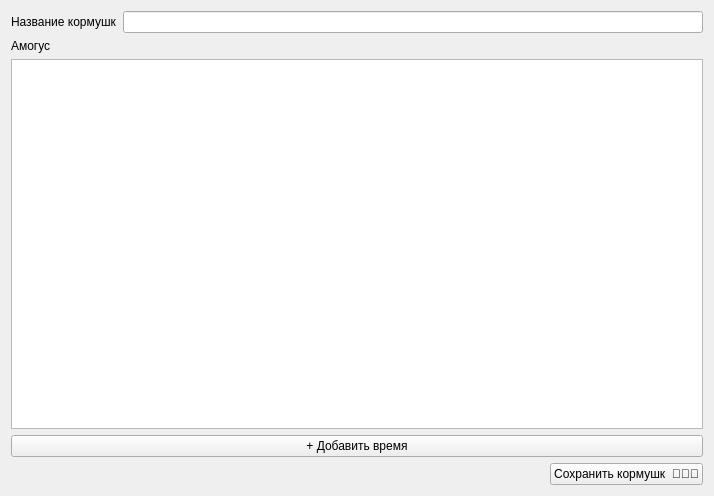
<?xml version="1.0" encoding="UTF-8"?>
<ui version="4.0">
 <class>KormushkSettings</class>
 <widget class="QWidget" name="KormushkSettings">
  <property name="geometry">
   <rect>
    <x>0</x>
    <y>0</y>
    <width>714</width>
    <height>496</height>
   </rect>
  </property>
  <property name="windowTitle">
   <string>Form</string>
  </property>
  <property name="windowIcon">
   <iconset theme="QIcon::ThemeIcon::AudioCard"/>
  </property>
  <layout class="QGridLayout" name="gridLayout">
   <item row="3" column="0" colspan="2">
    <widget class="QPushButton" name="pushButton_2">
     <property name="text">
      <string>+ Добавить время</string>
     </property>
    </widget>
   </item>
   <item row="0" column="1">
    <widget class="QLineEdit" name="lineEdit"/>
   </item>
   <item row="1" column="0">
    <widget class="QLabel" name="label_2">
     <property name="text">
      <string>Амогус</string>
     </property>
    </widget>
   </item>
   <item row="0" column="0">
    <widget class="QLabel" name="label">
     <property name="text">
      <string>Название кормушк</string>
     </property>
    </widget>
   </item>
   <item row="4" column="0" colspan="2">
    <layout class="QHBoxLayout" name="horizontalLayout">
     <item>
      <spacer name="horizontalSpacer">
       <property name="orientation">
        <enum>Qt::Horizontal</enum>
       </property>
       <property name="sizeHint" stdset="0">
        <size>
         <width>40</width>
         <height>20</height>
        </size>
       </property>
      </spacer>
     </item>
     <item>
      <widget class="QPushButton" name="pushButton">
       <property name="text">
        <string>Сохранить кормушк  🥺🥺🥺</string>
       </property>
      </widget>
     </item>
    </layout>
   </item>
   <item row="2" column="0" colspan="2">
    <widget class="QListWidget" name="listWidget"/>
   </item>
  </layout>
 </widget>
 <resources/>
 <connections/>
</ui>
